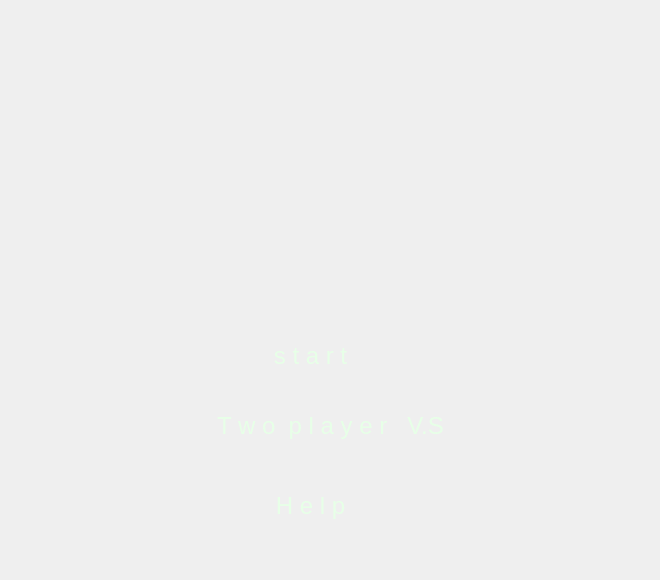
<?xml version="1.0" encoding="UTF-8"?>
<ui version="4.0">
 <class>menu</class>
 <widget class="QWidget" name="menu">
  <property name="geometry">
   <rect>
    <x>0</x>
    <y>0</y>
    <width>660</width>
    <height>580</height>
   </rect>
  </property>
  <property name="windowTitle">
   <string>Form</string>
  </property>
  <property name="styleSheet">
   <string notr="true"/>
  </property>
  <widget class="QPushButton" name="pushButton">
   <property name="geometry">
    <rect>
     <x>180</x>
     <y>330</y>
     <width>261</width>
     <height>51</height>
    </rect>
   </property>
   <property name="font">
    <font>
     <pointsize>18</pointsize>
    </font>
   </property>
   <property name="cursor">
    <cursorShape>PointingHandCursor</cursorShape>
   </property>
   <property name="styleSheet">
    <string notr="true">
QPushButton
{
border-style:solid;
color:rgb(231, 255, 231);
border-color:rgba(205,205,205,0.8);/*边框颜色*/

}
/*鼠标按下状态*/
QPushButton:pressed
{
color:rgb(231, 255, 231);
background-color:rgba(198,198,220,06);/*背景色*/
border-style:solid;/*边框样式 solid实线 none无边框 inset/outset 3D边框*/
}
/*鼠标悬停状态*/
QPushButton:hover
{
color:rgb(231, 255, 231);
border-image: url(:/new/prefix1/media/media/stateMainMenu/menuHighlight.png);
}


</string>
   </property>
   <property name="text">
    <string>s t a r t</string>
   </property>
  </widget>
  <widget class="QWidget" name="layoutWidget">
   <property name="geometry">
    <rect>
     <x>90</x>
     <y>230</y>
     <width>461</width>
     <height>61</height>
    </rect>
   </property>
   <layout class="QHBoxLayout" name="horizontalLayout">
    <item>
     <widget class="QLabel" name="label_2">
      <property name="styleSheet">
       <string notr="true">border-image: url(:/new/prefix1/media/media/1.png);</string>
      </property>
      <property name="text">
       <string/>
      </property>
     </widget>
    </item>
    <item>
     <widget class="QLabel" name="label_7">
      <property name="styleSheet">
       <string notr="true">border-image: url(:/new/prefix1/media/media/2.png);</string>
      </property>
      <property name="text">
       <string/>
      </property>
     </widget>
    </item>
    <item>
     <widget class="QLabel" name="label_3">
      <property name="styleSheet">
       <string notr="true">border-image: url(:/new/prefix1/media/media/3.png);</string>
      </property>
      <property name="text">
       <string/>
      </property>
     </widget>
    </item>
    <item>
     <widget class="QLabel" name="label_4">
      <property name="styleSheet">
       <string notr="true">border-image: url(:/new/prefix1/media/media/4.png);</string>
      </property>
      <property name="text">
       <string/>
      </property>
     </widget>
    </item>
    <item>
     <widget class="QLabel" name="label_5">
      <property name="styleSheet">
       <string notr="true">border-image: url(:/new/prefix1/media/media/5.png);</string>
      </property>
      <property name="text">
       <string/>
      </property>
     </widget>
    </item>
    <item>
     <widget class="QLabel" name="label_6">
      <property name="styleSheet">
       <string notr="true">border-image: url(:/new/prefix1/media/media/6.png);</string>
      </property>
      <property name="text">
       <string/>
      </property>
     </widget>
    </item>
    <item>
     <widget class="QLabel" name="label_8">
      <property name="styleSheet">
       <string notr="true">border-image: url(:/new/prefix1/media/media/7.png);</string>
      </property>
      <property name="text">
       <string/>
      </property>
     </widget>
    </item>
   </layout>
  </widget>
  <widget class="QLabel" name="label">
   <property name="geometry">
    <rect>
     <x>50</x>
     <y>-10</y>
     <width>601</width>
     <height>311</height>
    </rect>
   </property>
   <property name="styleSheet">
    <string notr="true">border-image: url(:/new/prefix1/media/media/stateMainMenu/mainMenuLogo.png);
</string>
   </property>
   <property name="text">
    <string/>
   </property>
  </widget>
  <widget class="QLabel" name="label_9">
   <property name="geometry">
    <rect>
     <x>-90</x>
     <y>-10</y>
     <width>821</width>
     <height>581</height>
    </rect>
   </property>
   <property name="styleSheet">
    <string notr="true">border-image: url(:/new/prefix1/media/media/stateMainMenu/mainMenuBackground.png);</string>
   </property>
   <property name="text">
    <string/>
   </property>
  </widget>
  <widget class="QPushButton" name="pushButton1">
   <property name="geometry">
    <rect>
     <x>120</x>
     <y>400</y>
     <width>421</width>
     <height>51</height>
    </rect>
   </property>
   <property name="font">
    <font>
     <pointsize>18</pointsize>
    </font>
   </property>
   <property name="cursor">
    <cursorShape>PointingHandCursor</cursorShape>
   </property>
   <property name="styleSheet">
    <string notr="true">
QPushButton
{
border-style:solid;
color:rgb(231, 255, 231);
border-color:rgba(205,205,205,0.8);/*边框颜色*/

}
/*鼠标按下状态*/
QPushButton:pressed
{
color:rgb(231, 255, 231);
background-color:rgba(198,198,220,06);/*背景色*/
border-style:solid;/*边框样式 solid实线 none无边框 inset/outset 3D边框*/
}
/*鼠标悬停状态*/
QPushButton:hover
{
color:rgb(231, 255, 231);
border-image: url(:/new/prefix1/media/media/stateMainMenu/menuHighlight.png);
}


</string>
   </property>
   <property name="text">
    <string>T w o  p l a y e r   V.S</string>
   </property>
  </widget>
  <widget class="QPushButton" name="pushButton_3">
   <property name="geometry">
    <rect>
     <x>170</x>
     <y>480</y>
     <width>281</width>
     <height>51</height>
    </rect>
   </property>
   <property name="font">
    <font>
     <pointsize>18</pointsize>
    </font>
   </property>
   <property name="cursor">
    <cursorShape>PointingHandCursor</cursorShape>
   </property>
   <property name="styleSheet">
    <string notr="true">
QPushButton
{
border-style:solid;
color:rgb(231, 255, 231);
border-color:rgba(205,205,205,0.8);/*边框颜色*/

}
/*鼠标按下状态*/
QPushButton:pressed
{
color:rgb(231, 255, 231);
background-color:rgba(198,198,220,06);/*背景色*/
border-style:solid;/*边框样式 solid实线 none无边框 inset/outset 3D边框*/
}
/*鼠标悬停状态*/
QPushButton:hover
{
color:rgb(231, 255, 231);
border-image: url(:/new/prefix1/media/media/stateMainMenu/menuHighlight.png);
}


</string>
   </property>
   <property name="text">
    <string>H e l p</string>
   </property>
  </widget>
  <zorder>label_9</zorder>
  <zorder>pushButton</zorder>
  <zorder>layoutWidget</zorder>
  <zorder>label</zorder>
  <zorder>pushButton1</zorder>
  <zorder>pushButton_3</zorder>
 </widget>
 <resources/>
 <connections/>
</ui>
